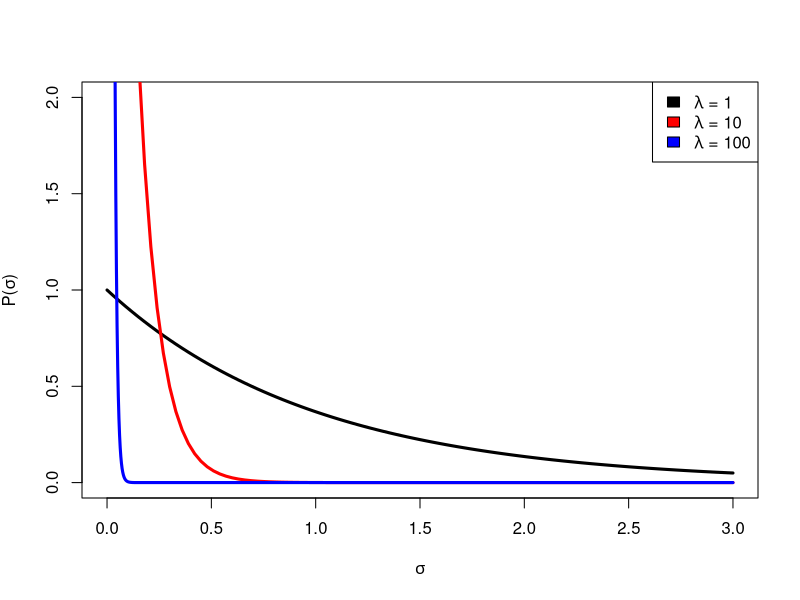

Source code (R):
png("exp.png",width=500,height=250)
curve(dexp(x, 1), from=0, to=3, lwd=3, 
      xlab=expression(sigma),
      ylab=expression(paste("P(", sigma ,")")), 
      ylim=c(0,2))
curve(dexp(x, 10), from=0, to=3, lwd=3, col="red", add=T)
curve(dexp(x, 100), from=0, to=3, lwd=3, col="blue", add=T, n=1000)
legend("topright", 
       c(expression(paste(lambda," = 1")), 
         expression(paste(lambda," = 10")),
         expression(paste(lambda," = 100"))), 
       fill=c("black", "red", "blue"))
dev.off()
